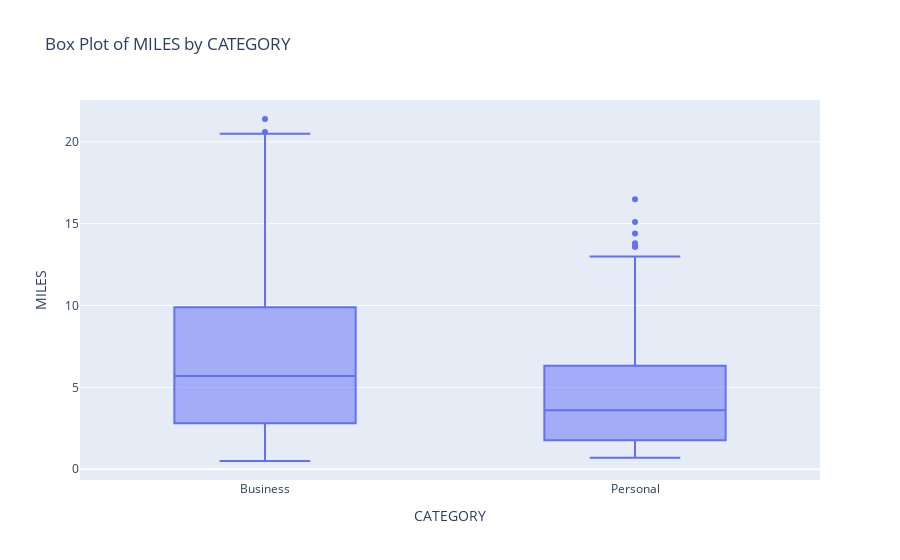

The cell this chart's notebook holds for it:
### Code cell
#Box plot of 'MILES' by 'CATEGORY'
fig_box_category = px.box(df_cleaned, x='CATEGORY', y='MILES', title='Box Plot of MILES by CATEGORY')
fig_box_category.show()

### Figure 1 — Plotly figure (JSON) as saved in the notebook; plotly's stock layout.template omitted (floating-point values rounded to 4 significant figures; data arrays with more than 128 entries replaced by an {"elided": "..."} marker saying what was removed)
{"data": [{"alignmentgroup": "True", "hovertemplate": "CATEGORY=%{x}<br>MILES=%{y}<extra></extra>", "legendgroup": "", "marker": {"color": "#636efa"}, "name": "", "notched": false, "offsetgroup": "", "orientation": "v", "showlegend": false, "type": "box", "x": {"elided": "1077 str values"}, "x0": " ", "xaxis": "x", "y": {"elided": "1077 float values"}, "y0": " ", "yaxis": "y"}], "layout": {"boxmode": "group", "legend": {"tracegroupgap": 0}, "title": {"text": "Box Plot of MILES by CATEGORY"}, "xaxis": {"anchor": "y", "domain": [0, 1], "title": {"text": "CATEGORY"}}, "yaxis": {"anchor": "x", "domain": [0, 1], "title": {"text": "MILES"}}}}
